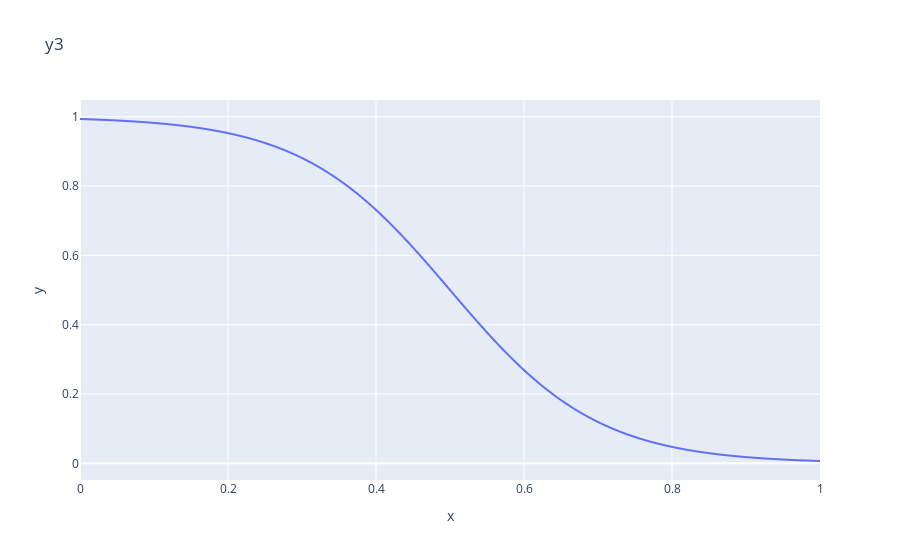

Notebook cell for this chart:
### Markdown cell above
Output constraints can be setup via sigmoid-shaped objectives passed as argument to the respective feature, which can then also be plotted.

### Code cell
from bofire.data_models.objectives.api import MinimizeSigmoidObjective
from bofire.plot.api import plot_objective_plotly

output_constraint = MinimizeSigmoidObjective(
    w=1.0, 
    steepness=10,
    tp=0.5
)
y3= ContinuousOutput(key="y3", objective=output_constraint)

output_features = Outputs(features=[y1, y2, y3])

fig = plot_objective_plotly(feature=y3, lower=0, upper=1)

fig.show()

### Figure 1 — Plotly figure (JSON) as saved in the notebook; plotly's stock layout.template omitted (floating-point values rounded to 4 significant figures; data arrays with more than 128 entries replaced by an {"elided": "..."} marker saying what was removed)
{"data": [{"hovertemplate": "x=%{x}<br>y=%{y}<extra></extra>", "legendgroup": "", "line": {"color": "#636efa", "dash": "solid"}, "marker": {"symbol": "circle"}, "mode": "lines", "name": "", "showlegend": false, "type": "scattergl", "x": {"elided": "5000 float values"}, "xaxis": "x", "y": {"elided": "5000 float values"}, "yaxis": "y"}], "layout": {"legend": {"tracegroupgap": 0}, "title": {"text": "y3"}, "xaxis": {"anchor": "y", "domain": [0, 1], "title": {"text": "x"}}, "yaxis": {"anchor": "x", "domain": [0, 1], "title": {"text": "y"}}}}
